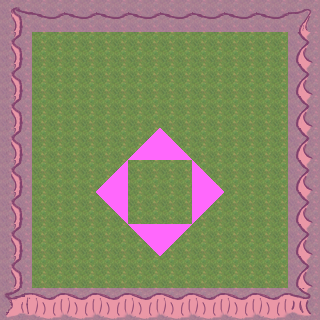

A level layout from a 2D game, rendered from its tile map. Below: a short description, then the map file with tile-grid data replaced by summaries:
An orthogonal 10x10 tile map with 32x32 px tiles, 3 tile layers (background, slant_graphics, collision), 2 tilesets and 1 object (mainPlayer).

<map version="1.0" orientation="orthogonal" width="10" height="10" tilewidth="32" tileheight="32">
 <tileset firstgid="1" name="grass-tileset" tilewidth="32" tileheight="32">
  <image source="tilesets/grass-tileset.png" width="960" height="960" />
 </tileset>
 <tileset firstgid="901" name="metatiles_32x32" tilewidth="32" tileheight="32">
  <image source="tilesets/metatiles_32x32.png" width="256" height="32" />
  <tile id="0">
   <properties>
    <property name="type" value="solid" />
   </properties>
  </tile>
  <tile id="1">
   <properties>
    <property name="type" value="ladder" />
   </properties>
  </tile>
  <tile id="2">
   <properties>
    <property name="isSlant" value="true" />
    <property name="slantType" value="nw" />
    <property name="type" value="solid" />
   </properties>
  </tile>
  <tile id="3">
   <properties>
    <property name="isSlant" value="true" />
    <property name="slantType" value="ne" />
    <property name="type" value="solid" />
   </properties>
  </tile>
  <tile id="4">
   <properties>
    <property name="isSlant" value="true" />
    <property name="slantType" value="se" />
    <property name="type" value="solid" />
   </properties>
  </tile>
  <tile id="5">
   <properties>
    <property name="isSlant" value="true" />
    <property name="slantType" value="sw" />
    <property name="type" value="solid" />
   </properties>
  </tile>
 </tileset>
 <layer name="background" width="10" height="10">
  <data>[100 cells, 100 non-empty, 10 distinct tile ids]</data>
 </layer>
 <layer name="slant_graphics" width="10" height="10">
  <data>[100 cells, 8 non-empty, 4 distinct tile ids]</data>
 </layer>
 <objectgroup name="Entities" width="10" height="10">
  <object name="mainPlayer" x="110" y="93" width="32" height="32">
   <properties>
    <property name="image" value="player-sprite" />
    <property name="spriteheight" value="32" />
    <property name="spritewidth" value="32" />
   </properties>
  </object>
 </objectgroup>
 <layer name="collision" width="10" height="10" opacity="0.39">
  <data>[100 cells, 44 non-empty, 5 distinct tile ids]</data>
 </layer>
</map>
